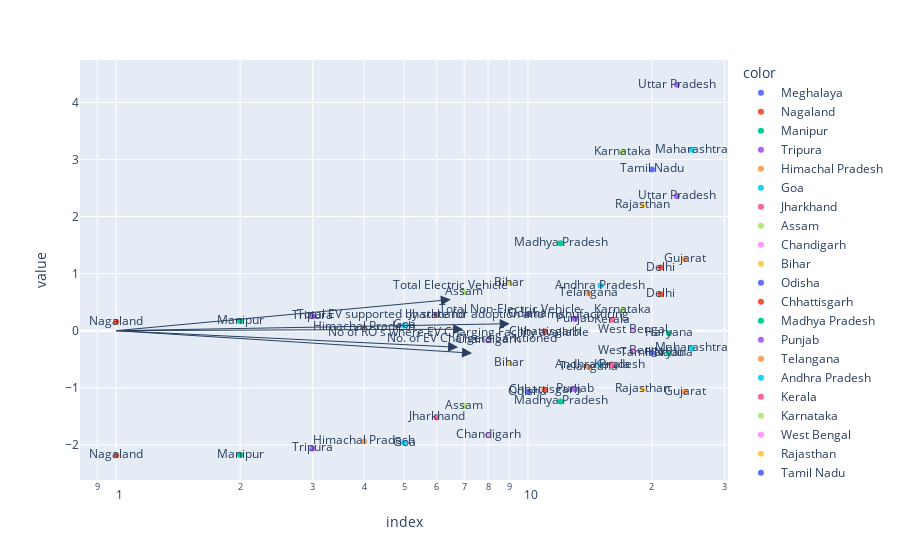

The cell this chart's notebook holds for it:
### Markdown cell above
## Segmentation

### Code cell
data = do_pca_and_plot(df_state_wise_subset)

### Figure 1 — Plotly figure (JSON) as saved in the notebook; plotly's stock layout.template omitted (floating-point values rounded to 4 significant figures)
{"data": [{"hovertemplate": "color=Meghalaya<br>index=%{x}<br>value=%{y}<br>text=%{text}<extra></extra>", "legendgroup": "Meghalaya", "marker": {"color": "#636efa", "symbol": "circle"}, "mode": "markers+text", "name": "Meghalaya", "orientation": "v", "showlegend": true, "text": ["Meghalaya", "Meghalaya"], "type": "scatter", "x": [0, 0], "xaxis": "x", "y": [-2.0, -0.04915], "yaxis": "y"}, {"hovertemplate": "color=Nagaland<br>index=%{x}<br>value=%{y}<br>text=%{text}<extra></extra>", "legendgroup": "Nagaland", "marker": {"color": "#EF553B", "symbol": "circle"}, "mode": "markers+text", "name": "Nagaland", "orientation": "v", "showlegend": true, "text": ["Nagaland", "Nagaland"], "type": "scatter", "x": [1, 1], "xaxis": "x", "y": [-2.182, 0.1549], "yaxis": "y"}, {"hovertemplate": "color=Manipur<br>index=%{x}<br>value=%{y}<br>text=%{text}<extra></extra>", "legendgroup": "Manipur", "marker": {"color": "#00cc96", "symbol": "circle"}, "mode": "markers+text", "name": "Manipur", "orientation": "v", "showlegend": true, "text": ["Manipur", "Manipur"], "type": "scatter", "x": [2, 2], "xaxis": "x", "y": [-2.173, 0.1714], "yaxis": "y"}, {"hovertemplate": "color=Tripura<br>index=%{x}<br>value=%{y}<br>text=%{text}<extra></extra>", "legendgroup": "Tripura", "marker": {"color": "#ab63fa", "symbol": "circle"}, "mode": "markers+text", "name": "Tripura", "orientation": "v", "showlegend": true, "text": ["Tripura", "Tripura"], "type": "scatter", "x": [3, 3], "xaxis": "x", "y": [-2.064, 0.2516], "yaxis": "y"}, {"hovertemplate": "color=Himachal Pradesh<br>index=%{x}<br>value=%{y}<br>text=%{text}<extra></extra>", "legendgroup": "Himachal Pradesh", "marker": {"color": "#FFA15A", "symbol": "circle"}, "mode": "markers+text", "name": "Himachal Pradesh", "orientation": "v", "showlegend": true, "text": ["Himachal Pradesh", "Himachal Pradesh"], "type": "scatter", "x": [4, 4], "xaxis": "x", "y": [-1.938, 0.0587], "yaxis": "y"}, {"hovertemplate": "color=Goa<br>index=%{x}<br>value=%{y}<br>text=%{text}<extra></extra>", "legendgroup": "Goa", "marker": {"color": "#19d3f3", "symbol": "circle"}, "mode": "markers+text", "name": "Goa", "orientation": "v", "showlegend": true, "text": ["Goa", "Goa"], "type": "scatter", "x": [5, 5], "xaxis": "x", "y": [-1.963, 0.09191], "yaxis": "y"}, {"hovertemplate": "color=Jharkhand<br>index=%{x}<br>value=%{y}<br>text=%{text}<extra></extra>", "legendgroup": "Jharkhand", "marker": {"color": "#FF6692", "symbol": "circle"}, "mode": "markers+text", "name": "Jharkhand", "orientation": "v", "showlegend": true, "text": ["Jharkhand", "Jharkhand"], "type": "scatter", "x": [6, 6], "xaxis": "x", "y": [-1.519, 0.279], "yaxis": "y"}, {"hovertemplate": "color=Assam<br>index=%{x}<br>value=%{y}<br>text=%{text}<extra></extra>", "legendgroup": "Assam", "marker": {"color": "#B6E880", "symbol": "circle"}, "mode": "markers+text", "name": "Assam", "orientation": "v", "showlegend": true, "text": ["Assam", "Assam"], "type": "scatter", "x": [7, 7], "xaxis": "x", "y": [-1.313, 0.6733], "yaxis": "y"}, {"hovertemplate": "color=Chandigarh<br>index=%{x}<br>value=%{y}<br>text=%{text}<extra></extra>", "legendgroup": "Chandigarh", "marker": {"color": "#FF97FF", "symbol": "circle"}, "mode": "markers+text", "name": "Chandigarh", "orientation": "v", "showlegend": true, "text": ["Chandigarh", "Chandigarh"], "type": "scatter", "x": [8, 8], "xaxis": "x", "y": [-1.828, -0.1715], "yaxis": "y"}, {"hovertemplate": "color=Bihar<br>index=%{x}<br>value=%{y}<br>text=%{text}<extra></extra>", "legendgroup": "Bihar", "marker": {"color": "#FECB52", "symbol": "circle"}, "mode": "markers+text", "name": "Bihar", "orientation": "v", "showlegend": true, "text": ["Bihar", "Bihar"], "type": "scatter", "x": [9, 9], "xaxis": "x", "y": [-0.5646, 0.8377], "yaxis": "y"}, {"hovertemplate": "color=Odisha<br>index=%{x}<br>value=%{y}<br>text=%{text}<extra></extra>", "legendgroup": "Odisha", "marker": {"color": "#636efa", "symbol": "circle"}, "mode": "markers+text", "name": "Odisha", "orientation": "v", "showlegend": true, "text": ["Odisha", "Odisha"], "type": "scatter", "x": [10, 10], "xaxis": "x", "y": [-1.074, 0.2909], "yaxis": "y"}, {"hovertemplate": "color=Chhattisgarh<br>index=%{x}<br>value=%{y}<br>text=%{text}<extra></extra>", "legendgroup": "Chhattisgarh", "marker": {"color": "#EF553B", "symbol": "circle"}, "mode": "markers+text", "name": "Chhattisgarh", "orientation": "v", "showlegend": true, "text": ["Chhattisgarh", "Chhattisgarh"], "type": "scatter", "x": [11, 11], "xaxis": "x", "y": [-1.033, -0.01507], "yaxis": "y"}, {"hovertemplate": "color=Madhya Pradesh<br>index=%{x}<br>value=%{y}<br>text=%{text}<extra></extra>", "legendgroup": "Madhya Pradesh", "marker": {"color": "#00cc96", "symbol": "circle"}, "mode": "markers+text", "name": "Madhya Pradesh", "orientation": "v", "showlegend": true, "text": ["Madhya Pradesh", "Madhya Pradesh"], "type": "scatter", "x": [12, 12], "xaxis": "x", "y": [1.533, -1.239], "yaxis": "y"}, {"hovertemplate": "color=Punjab<br>index=%{x}<br>value=%{y}<br>text=%{text}<extra></extra>", "legendgroup": "Punjab", "marker": {"color": "#ab63fa", "symbol": "circle"}, "mode": "markers+text", "name": "Punjab", "orientation": "v", "showlegend": true, "text": ["Punjab", "Punjab"], "type": "scatter", "x": [13, 13], "xaxis": "x", "y": [-1.026, 0.2083], "yaxis": "y"}, {"hovertemplate": "color=Telangana<br>index=%{x}<br>value=%{y}<br>text=%{text}<extra></extra>", "legendgroup": "Telangana", "marker": {"color": "#FFA15A", "symbol": "circle"}, "mode": "markers+text", "name": "Telangana", "orientation": "v", "showlegend": true, "text": ["Telangana", "Telangana"], "type": "scatter", "x": [14, 14], "xaxis": "x", "y": [0.6558, -0.6377], "yaxis": "y"}, {"hovertemplate": "color=Andhra Pradesh<br>index=%{x}<br>value=%{y}<br>text=%{text}<extra></extra>", "legendgroup": "Andhra Pradesh", "marker": {"color": "#19d3f3", "symbol": "circle"}, "mode": "markers+text", "name": "Andhra Pradesh", "orientation": "v", "showlegend": true, "text": ["Andhra Pradesh", "Andhra Pradesh"], "type": "scatter", "x": [15, 15], "xaxis": "x", "y": [0.7899, -0.5963], "yaxis": "y"}, {"hovertemplate": "color=Kerala<br>index=%{x}<br>value=%{y}<br>text=%{text}<extra></extra>", "legendgroup": "Kerala", "marker": {"color": "#FF6692", "symbol": "circle"}, "mode": "markers+text", "name": "Kerala", "orientation": "v", "showlegend": true, "text": ["Kerala", "Kerala"], "type": "scatter", "x": [16, 16], "xaxis": "x", "y": [0.1925, -0.5939], "yaxis": "y"}, {"hovertemplate": "color=Karnataka<br>index=%{x}<br>value=%{y}<br>text=%{text}<extra></extra>", "legendgroup": "Karnataka", "marker": {"color": "#B6E880", "symbol": "circle"}, "mode": "markers+text", "name": "Karnataka", "orientation": "v", "showlegend": true, "text": ["Karnataka", "Karnataka"], "type": "scatter", "x": [17, 17], "xaxis": "x", "y": [3.133, 0.3574], "yaxis": "y"}, {"hovertemplate": "color=West Bengal<br>index=%{x}<br>value=%{y}<br>text=%{text}<extra></extra>", "legendgroup": "West Bengal", "marker": {"color": "#FF97FF", "symbol": "circle"}, "mode": "markers+text", "name": "West Bengal", "orientation": "v", "showlegend": true, "text": ["West Bengal", "West Bengal"], "type": "scatter", "x": [18, 18], "xaxis": "x", "y": [0.01996, -0.3486], "yaxis": "y"}, {"hovertemplate": "color=Rajasthan<br>index=%{x}<br>value=%{y}<br>text=%{text}<extra></extra>", "legendgroup": "Rajasthan", "marker": {"color": "#FECB52", "symbol": "circle"}, "mode": "markers+text", "name": "Rajasthan", "orientation": "v", "showlegend": true, "text": ["Rajasthan", "Rajasthan"], "type": "scatter", "x": [19, 19], "xaxis": "x", "y": [2.207, -1.024], "yaxis": "y"}, {"hovertemplate": "color=Tamil Nadu<br>index=%{x}<br>value=%{y}<br>text=%{text}<extra></extra>", "legendgroup": "Tamil Nadu", "marker": {"color": "#636efa", "symbol": "circle"}, "mode": "markers+text", "name": "Tamil Nadu", "orientation": "v", "showlegend": true, "text": ["Tamil Nadu", "Tamil Nadu"], "type": "scatter", "x": [20, 20], "xaxis": "x", "y": [2.825, -0.3885], "yaxis": "y"}, {"hovertemplate": "color=Delhi<br>index=%{x}<br>value=%{y}<br>text=%{text}<extra></extra>", "legendgroup": "Delhi", "marker": {"color": "#EF553B", "symbol": "circle"}, "mode": "markers+text", "name": "Delhi", "orientation": "v", "showlegend": true, "text": ["Delhi", "Delhi"], "type": "scatter", "x": [21, 21], "xaxis": "x", "y": [0.6381, 1.107], "yaxis": "y"}, {"hovertemplate": "color=Haryana<br>index=%{x}<br>value=%{y}<br>text=%{text}<extra></extra>", "legendgroup": "Haryana", "marker": {"color": "#00cc96", "symbol": "circle"}, "mode": "markers+text", "name": "Haryana", "orientation": "v", "showlegend": true, "text": ["Haryana", "Haryana"], "type": "scatter", "x": [22, 22], "xaxis": "x", "y": [-0.04558, -0.3956], "yaxis": "y"}, {"hovertemplate": "color=Uttar Pradesh<br>index=%{x}<br>value=%{y}<br>text=%{text}<extra></extra>", "legendgroup": "Uttar Pradesh", "marker": {"color": "#ab63fa", "symbol": "circle"}, "mode": "markers+text", "name": "Uttar Pradesh", "orientation": "v", "showlegend": true, "text": ["Uttar Pradesh", "Uttar Pradesh"], "type": "scatter", "x": [23, 23], "xaxis": "x", "y": [4.308, 2.355], "yaxis": "y"}, {"hovertemplate": "color=Gujarat<br>index=%{x}<br>value=%{y}<br>text=%{text}<extra></extra>", "legendgroup": "Gujarat", "marker": {"color": "#FFA15A", "symbol": "circle"}, "mode": "markers+text", "name": "Gujarat", "orientation": "v", "showlegend": true, "text": ["Gujarat", "Gujarat"], "type": "scatter", "x": [24, 24], "xaxis": "x", "y": [1.254, -1.068], "yaxis": "y"}, {"hovertemplate": "color=Maharashtra<br>index=%{x}<br>value=%{y}<br>text=%{text}<extra></extra>", "legendgroup": "Maharashtra", "marker": {"color": "#19d3f3", "symbol": "circle"}, "mode": "markers+text", "name": "Maharashtra", "orientation": "v", "showlegend": true, "text": ["Maharashtra", "Maharashtra"], "type": "scatter", "x": [25, 25], "xaxis": "x", "y": [3.167, -0.3095], "yaxis": "y"}], "layout": {"annotations": [{"arrowhead": 2, "arrowsize": 2, "ax": 0, "axref": "x", "ay": 0, "ayref": "y", "showarrow": true, "x": 0.8642, "xanchor": "right", "y": -0.3935, "yanchor": "top"}, {"ax": 0, "ay": 0, "text": "No. of EV Chargers Sanctioned", "x": 0.8642, "xanchor": "center", "y": -0.3935, "yanchor": "bottom", "yshift": 5}, {"arrowhead": 2, "arrowsize": 2, "ax": 0, "axref": "x", "ay": 0, "ayref": "y", "showarrow": true, "x": 0.8303, "xanchor": "right", "y": -0.2901, "yanchor": "top"}, {"ax": 0, "ay": 0, "text": "No of RO's where EV Charging Facility available", "x": 0.8303, "xanchor": "center", "y": -0.2901, "yanchor": "bottom", "yshift": 5}, {"arrowhead": 2, "arrowsize": 2, "ax": 0, "axref": "x", "ay": 0, "ayref": "y", "showarrow": true, "x": 0.8125, "xanchor": "right", "y": 0.5449, "yanchor": "top"}, {"ax": 0, "ay": 0, "text": "Total Electric Vehicle", "x": 0.8125, "xanchor": "center", "y": 0.5449, "yanchor": "bottom", "yshift": 5}, {"arrowhead": 2, "arrowsize": 2, "ax": 0, "axref": "x", "ay": 0, "ayref": "y", "showarrow": true, "x": 0.9558, "xanchor": "right", "y": 0.1222, "yanchor": "top"}, {"ax": 0, "ay": 0, "text": "Total Non-Electric Vehicle", "x": 0.9558, "xanchor": "center", "y": 0.1222, "yanchor": "bottom", "yshift": 5}, {"arrowhead": 2, "arrowsize": 2, "ax": 0, "axref": "x", "ay": 0, "ayref": "y", "showarrow": true, "x": 0.8428, "xanchor": "right", "y": 0.02544, "yanchor": "top"}, {"ax": 0, "ay": 0, "text": "Total EV supported by state for adoption and manufacturing", "x": 0.8428, "xanchor": "center", "y": 0.02544, "yanchor": "bottom", "yshift": 5}], "legend": {"title": {"text": "color"}, "tracegroupgap": 0}, "margin": {"t": 60}, "xaxis": {"anchor": "y", "domain": [0, 1], "title": {"text": "index"}, "type": "log"}, "yaxis": {"anchor": "x", "domain": [0, 1], "title": {"text": "value"}}}}
